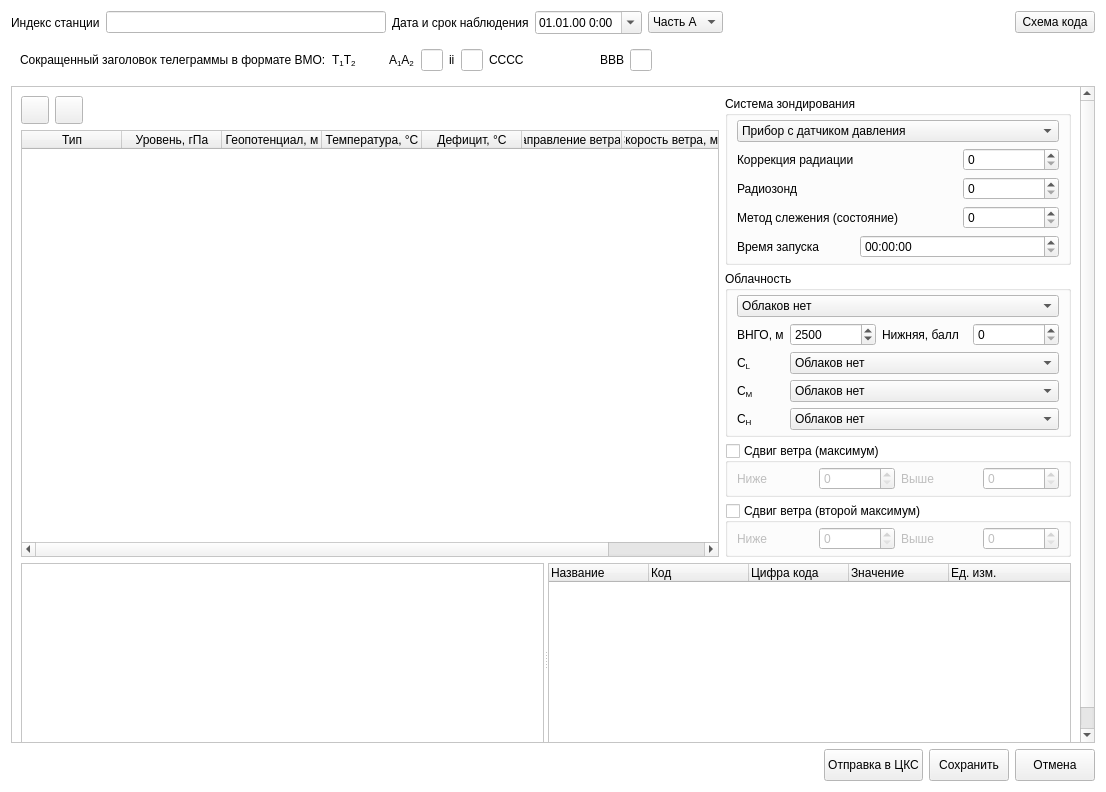
<?xml version="1.0" encoding="UTF-8"?>
<ui version="4.0">
 <class>Kn04</class>
 <widget class="QWidget" name="Kn04">
  <property name="geometry">
   <rect>
    <x>0</x>
    <y>0</y>
    <width>1106</width>
    <height>792</height>
   </rect>
  </property>
  <property name="palette">
   <palette>
    <active>
     <colorrole role="Base">
      <brush brushstyle="SolidPattern">
       <color alpha="255">
        <red>255</red>
        <green>255</green>
        <blue>255</blue>
       </color>
      </brush>
     </colorrole>
     <colorrole role="Window">
      <brush brushstyle="SolidPattern">
       <color alpha="255">
        <red>255</red>
        <green>255</green>
        <blue>255</blue>
       </color>
      </brush>
     </colorrole>
    </active>
    <inactive>
     <colorrole role="Base">
      <brush brushstyle="SolidPattern">
       <color alpha="255">
        <red>255</red>
        <green>255</green>
        <blue>255</blue>
       </color>
      </brush>
     </colorrole>
     <colorrole role="Window">
      <brush brushstyle="SolidPattern">
       <color alpha="255">
        <red>255</red>
        <green>255</green>
        <blue>255</blue>
       </color>
      </brush>
     </colorrole>
    </inactive>
    <disabled>
     <colorrole role="Base">
      <brush brushstyle="SolidPattern">
       <color alpha="255">
        <red>255</red>
        <green>255</green>
        <blue>255</blue>
       </color>
      </brush>
     </colorrole>
     <colorrole role="Window">
      <brush brushstyle="SolidPattern">
       <color alpha="255">
        <red>255</red>
        <green>255</green>
        <blue>255</blue>
       </color>
      </brush>
     </colorrole>
    </disabled>
   </palette>
  </property>
  <property name="windowTitle">
   <string>Создание телеграммы КН-04</string>
  </property>
  <layout class="QGridLayout" name="gridLayout_5">
   <item row="0" column="0">
    <widget class="QLabel" name="label">
     <property name="text">
      <string>Индекс станции</string>
     </property>
    </widget>
   </item>
   <item row="0" column="1">
    <widget class="QLineEdit" name="IIiii"/>
   </item>
   <item row="0" column="2">
    <widget class="QLabel" name="label_27">
     <property name="text">
      <string>Дата и срок наблюдения</string>
     </property>
    </widget>
   </item>
   <item row="0" column="3">
    <widget class="QDateTimeEdit" name="dt">
     <property name="displayFormat">
      <string>dd.MM.yy H:mm</string>
     </property>
     <property name="calendarPopup">
      <bool>true</bool>
     </property>
    </widget>
   </item>
   <item row="0" column="4">
    <widget class="QComboBox" name="part">
     <item>
      <property name="text">
       <string>Часть A</string>
      </property>
     </item>
     <item>
      <property name="text">
       <string>Часть B</string>
      </property>
     </item>
     <item>
      <property name="text">
       <string>Часть C</string>
      </property>
     </item>
     <item>
      <property name="text">
       <string>Часть D</string>
      </property>
     </item>
    </widget>
   </item>
   <item row="0" column="5">
    <spacer name="horizontalSpacer_2">
     <property name="orientation">
      <enum>Qt::Horizontal</enum>
     </property>
     <property name="sizeHint" stdset="0">
      <size>
       <width>384</width>
       <height>20</height>
      </size>
     </property>
    </spacer>
   </item>
   <item row="0" column="6">
    <widget class="QPushButton" name="help">
     <property name="text">
      <string>Схема кода</string>
     </property>
     <property name="checkable">
      <bool>true</bool>
     </property>
    </widget>
   </item>
   <item row="2" column="0" colspan="7">
    <widget class="QScrollArea" name="scrollArea">
     <property name="widgetResizable">
      <bool>true</bool>
     </property>
     <widget class="QWidget" name="scrollAreaWidgetContents">
      <property name="geometry">
       <rect>
        <x>0</x>
        <y>0</y>
        <width>1072</width>
        <height>703</height>
       </rect>
      </property>
      <layout class="QVBoxLayout" name="verticalLayout">
       <item>
        <layout class="QHBoxLayout" name="horizontalLayout_6">
         <item>
          <layout class="QGridLayout" name="gridLayout">
           <item row="0" column="1">
            <widget class="QToolButton" name="removeBtn">
             <property name="minimumSize">
              <size>
               <width>28</width>
               <height>28</height>
              </size>
             </property>
             <property name="maximumSize">
              <size>
               <width>28</width>
               <height>28</height>
              </size>
             </property>
             <property name="toolTip">
              <string>Удалить</string>
             </property>
             <property name="text">
              <string/>
             </property>
             <property name="icon">
              <iconset>
               <normaloff>:/meteo/icons/tools/minus.png</normaloff>:/meteo/icons/tools/minus.png</iconset>
             </property>
            </widget>
           </item>
           <item row="0" column="2">
            <spacer name="horizontalSpacer_3">
             <property name="orientation">
              <enum>Qt::Horizontal</enum>
             </property>
             <property name="sizeHint" stdset="0">
              <size>
               <width>658</width>
               <height>20</height>
              </size>
             </property>
            </spacer>
           </item>
           <item row="0" column="0">
            <widget class="QToolButton" name="addBtn">
             <property name="minimumSize">
              <size>
               <width>28</width>
               <height>28</height>
              </size>
             </property>
             <property name="maximumSize">
              <size>
               <width>28</width>
               <height>28</height>
              </size>
             </property>
             <property name="toolTip">
              <string>Добавить</string>
             </property>
             <property name="text">
              <string/>
             </property>
             <property name="icon">
              <iconset>
               <normaloff>:/meteo/icons/tools/plus.png</normaloff>:/meteo/icons/tools/plus.png</iconset>
             </property>
            </widget>
           </item>
           <item row="1" column="0" colspan="3">
            <widget class="QTableWidget" name="levels">
             <property name="tabKeyNavigation">
              <bool>false</bool>
             </property>
             <property name="selectionMode">
              <enum>QAbstractItemView::NoSelection</enum>
             </property>
             <attribute name="horizontalHeaderStretchLastSection">
              <bool>true</bool>
             </attribute>
             <attribute name="verticalHeaderVisible">
              <bool>false</bool>
             </attribute>
             <attribute name="verticalHeaderDefaultSectionSize">
              <number>25</number>
             </attribute>
             <column>
              <property name="text">
               <string>Тип</string>
              </property>
             </column>
             <column>
              <property name="text">
               <string>Уровень, гПа</string>
              </property>
             </column>
             <column>
              <property name="text">
               <string>Геопотенциал, м</string>
              </property>
             </column>
             <column>
              <property name="text">
               <string>Температура, °C</string>
              </property>
             </column>
             <column>
              <property name="text">
               <string>Дефицит, °C</string>
              </property>
             </column>
             <column>
              <property name="text">
               <string>Направление ветра, °</string>
              </property>
             </column>
             <column>
              <property name="text">
               <string>Скорость ветра, м/с</string>
              </property>
             </column>
            </widget>
           </item>
          </layout>
         </item>
         <item>
          <layout class="QGridLayout" name="gridLayout_4">
           <item row="4" column="0">
            <widget class="QGroupBox" name="shearMode2">
             <property name="title">
              <string>Сдвиг ветра (второй максимум)</string>
             </property>
             <property name="checkable">
              <bool>true</bool>
             </property>
             <property name="checked">
              <bool>false</bool>
             </property>
             <layout class="QHBoxLayout" name="horizontalLayout_3">
              <property name="topMargin">
               <number>4</number>
              </property>
              <property name="bottomMargin">
               <number>4</number>
              </property>
              <item>
               <widget class="QLabel" name="label_8">
                <property name="text">
                 <string>Ниже</string>
                </property>
               </widget>
              </item>
              <item>
               <widget class="QSpinBox" name="vbvb2"/>
              </item>
              <item>
               <widget class="QLabel" name="label_9">
                <property name="text">
                 <string>Выше</string>
                </property>
               </widget>
              </item>
              <item>
               <widget class="QSpinBox" name="vava2"/>
              </item>
             </layout>
            </widget>
           </item>
           <item row="2" column="0">
            <widget class="QGroupBox" name="cloudsGroup">
             <property name="enabled">
              <bool>true</bool>
             </property>
             <property name="sizePolicy">
              <sizepolicy hsizetype="Maximum" vsizetype="Preferred">
               <horstretch>0</horstretch>
               <verstretch>0</verstretch>
              </sizepolicy>
             </property>
             <property name="palette">
              <palette>
               <active>
                <colorrole role="Base">
                 <brush brushstyle="SolidPattern">
                  <color alpha="255">
                   <red>255</red>
                   <green>255</green>
                   <blue>255</blue>
                  </color>
                 </brush>
                </colorrole>
                <colorrole role="Window">
                 <brush brushstyle="SolidPattern">
                  <color alpha="255">
                   <red>255</red>
                   <green>255</green>
                   <blue>255</blue>
                  </color>
                 </brush>
                </colorrole>
               </active>
               <inactive>
                <colorrole role="Base">
                 <brush brushstyle="SolidPattern">
                  <color alpha="255">
                   <red>255</red>
                   <green>255</green>
                   <blue>255</blue>
                  </color>
                 </brush>
                </colorrole>
                <colorrole role="Window">
                 <brush brushstyle="SolidPattern">
                  <color alpha="255">
                   <red>255</red>
                   <green>255</green>
                   <blue>255</blue>
                  </color>
                 </brush>
                </colorrole>
               </inactive>
               <disabled>
                <colorrole role="Base">
                 <brush brushstyle="SolidPattern">
                  <color alpha="255">
                   <red>255</red>
                   <green>255</green>
                   <blue>255</blue>
                  </color>
                 </brush>
                </colorrole>
                <colorrole role="Window">
                 <brush brushstyle="SolidPattern">
                  <color alpha="255">
                   <red>255</red>
                   <green>255</green>
                   <blue>255</blue>
                  </color>
                 </brush>
                </colorrole>
               </disabled>
              </palette>
             </property>
             <property name="title">
              <string>Облачность</string>
             </property>
             <layout class="QGridLayout" name="gridLayout_3">
              <property name="topMargin">
               <number>4</number>
              </property>
              <property name="bottomMargin">
               <number>4</number>
              </property>
              <item row="3" column="1" colspan="3">
               <widget class="QComboBox" name="CM">
                <item>
                 <property name="text">
                  <string>Облаков нет</string>
                 </property>
                </item>
                <item>
                 <property name="text">
                  <string>As просвечивающие</string>
                 </property>
                </item>
                <item>
                 <property name="text">
                  <string>As не просвечивающие или Ns</string>
                 </property>
                </item>
                <item>
                 <property name="text">
                  <string>As просвечивающие не изменяющиеся</string>
                 </property>
                </item>
                <item>
                 <property name="text">
                  <string>As чечевицеобразные</string>
                 </property>
                </item>
                <item>
                 <property name="text">
                  <string>As распространяющиеся по небу</string>
                 </property>
                </item>
                <item>
                 <property name="text">
                  <string>As из Cu или Cb</string>
                 </property>
                </item>
                <item>
                 <property name="text">
                  <string>Ac вместе с As или без них</string>
                 </property>
                </item>
                <item>
                 <property name="text">
                  <string>Ac башенками или хлопьями</string>
                 </property>
                </item>
                <item>
                 <property name="text">
                  <string>Ac при хаотическом виде неба</string>
                 </property>
                </item>
                <item>
                 <property name="text">
                  <string>Не определены</string>
                 </property>
                </item>
               </widget>
              </item>
              <item row="1" column="3">
               <widget class="QSpinBox" name="Nh">
                <property name="suffix">
                 <string/>
                </property>
                <property name="maximum">
                 <number>10</number>
                </property>
               </widget>
              </item>
              <item row="3" column="0">
               <widget class="QLabel" name="label_17">
                <property name="sizePolicy">
                 <sizepolicy hsizetype="Maximum" vsizetype="Preferred">
                  <horstretch>0</horstretch>
                  <verstretch>0</verstretch>
                 </sizepolicy>
                </property>
                <property name="text">
                 <string>&lt;html&gt;&lt;head/&gt;&lt;body&gt;&lt;p&gt;C&lt;span style=&quot; vertical-align:sub;&quot;&gt;M&lt;/span&gt;&lt;/p&gt;&lt;/body&gt;&lt;/html&gt;</string>
                </property>
               </widget>
              </item>
              <item row="1" column="0">
               <widget class="QLabel" name="label_14">
                <property name="text">
                 <string>ВНГО, м</string>
                </property>
               </widget>
              </item>
              <item row="2" column="1" colspan="3">
               <widget class="QComboBox" name="CL">
                <item>
                 <property name="text">
                  <string>Облаков нет</string>
                 </property>
                </item>
                <item>
                 <property name="text">
                  <string>Cu плоские</string>
                 </property>
                </item>
                <item>
                 <property name="text">
                  <string>Cu средние или мощные</string>
                 </property>
                </item>
                <item>
                 <property name="text">
                  <string>Cb лысые</string>
                 </property>
                </item>
                <item>
                 <property name="text">
                  <string>Sc из Cu или Cb</string>
                 </property>
                </item>
                <item>
                 <property name="text">
                  <string>Sc не из Cu или Cb</string>
                 </property>
                </item>
                <item>
                 <property name="text">
                  <string>St (кроме St плохой погоды)</string>
                 </property>
                </item>
                <item>
                 <property name="text">
                  <string>St fr. или Cu fr плохой погоды</string>
                 </property>
                </item>
                <item>
                 <property name="text">
                  <string>Cu и Sc не из Cu или Cb</string>
                 </property>
                </item>
                <item>
                 <property name="text">
                  <string>Cb волосатые</string>
                 </property>
                </item>
                <item>
                 <property name="text">
                  <string>Не определены</string>
                 </property>
                </item>
               </widget>
              </item>
              <item row="0" column="0" colspan="4">
               <widget class="QComboBox" name="cloudMode">
                <item>
                 <property name="text">
                  <string>Облаков нет</string>
                 </property>
                </item>
                <item>
                 <property name="text">
                  <string>Небо не видно из-за метеорологических явлений</string>
                 </property>
                </item>
                <item>
                 <property name="text">
                  <string>Небо не видно по иным причинам</string>
                 </property>
                </item>
                <item>
                 <property name="text">
                  <string>Наблюдения не проводились</string>
                 </property>
                </item>
                <item>
                 <property name="text">
                  <string>Задать параметры</string>
                 </property>
                </item>
               </widget>
              </item>
              <item row="1" column="1">
               <widget class="QSpinBox" name="h">
                <property name="maximum">
                 <number>9999</number>
                </property>
                <property name="value">
                 <number>2500</number>
                </property>
               </widget>
              </item>
              <item row="4" column="0">
               <widget class="QLabel" name="label_18">
                <property name="sizePolicy">
                 <sizepolicy hsizetype="Maximum" vsizetype="Preferred">
                  <horstretch>0</horstretch>
                  <verstretch>0</verstretch>
                 </sizepolicy>
                </property>
                <property name="text">
                 <string>&lt;html&gt;&lt;head/&gt;&lt;body&gt;&lt;p&gt;C&lt;span style=&quot; vertical-align:sub;&quot;&gt;H&lt;/span&gt;&lt;/p&gt;&lt;/body&gt;&lt;/html&gt;</string>
                </property>
               </widget>
              </item>
              <item row="2" column="0">
               <widget class="QLabel" name="label_16">
                <property name="sizePolicy">
                 <sizepolicy hsizetype="Maximum" vsizetype="Preferred">
                  <horstretch>0</horstretch>
                  <verstretch>0</verstretch>
                 </sizepolicy>
                </property>
                <property name="text">
                 <string>&lt;html&gt;&lt;head/&gt;&lt;body&gt;&lt;p&gt;C&lt;span style=&quot; vertical-align:sub;&quot;&gt;L&lt;/span&gt;&lt;/p&gt;&lt;/body&gt;&lt;/html&gt;</string>
                </property>
               </widget>
              </item>
              <item row="1" column="2">
               <widget class="QLabel" name="label_10">
                <property name="text">
                 <string>Нижняя, балл</string>
                </property>
               </widget>
              </item>
              <item row="4" column="1" colspan="3">
               <widget class="QComboBox" name="CH">
                <item>
                 <property name="text">
                  <string>Облаков нет</string>
                 </property>
                </item>
                <item>
                 <property name="text">
                  <string>Ci волокнистые не распр. по небу</string>
                 </property>
                </item>
                <item>
                 <property name="text">
                  <string>Ci плотные или хлопьевидные</string>
                 </property>
                </item>
                <item>
                 <property name="text">
                  <string>Ci плотные из Cb</string>
                 </property>
                </item>
                <item>
                 <property name="text">
                  <string>Ci волокнистые распр. по небу</string>
                 </property>
                </item>
                <item>
                 <property name="text">
                  <string>Cs (иногда Ci) надвигающиеся (ниже 45°)</string>
                 </property>
                </item>
                <item>
                 <property name="text">
                  <string>Cs (иногда Ci) надвигающиеся (выше 45°)</string>
                 </property>
                </item>
                <item>
                 <property name="text">
                  <string>Cs покрывающие все небо</string>
                 </property>
                </item>
                <item>
                 <property name="text">
                  <string>Cs не распр. по небу</string>
                 </property>
                </item>
                <item>
                 <property name="text">
                  <string>Cc</string>
                 </property>
                </item>
                <item>
                 <property name="text">
                  <string>Не определены</string>
                 </property>
                </item>
               </widget>
              </item>
             </layout>
            </widget>
           </item>
           <item row="3" column="0">
            <widget class="QGroupBox" name="shearMode">
             <property name="title">
              <string>Сдвиг ветра (максимум)</string>
             </property>
             <property name="checkable">
              <bool>true</bool>
             </property>
             <property name="checked">
              <bool>false</bool>
             </property>
             <layout class="QHBoxLayout" name="horizontalLayout_2">
              <property name="topMargin">
               <number>4</number>
              </property>
              <property name="bottomMargin">
               <number>4</number>
              </property>
              <item>
               <widget class="QLabel" name="label_2">
                <property name="text">
                 <string>Ниже</string>
                </property>
               </widget>
              </item>
              <item>
               <widget class="QSpinBox" name="vbvb"/>
              </item>
              <item>
               <widget class="QLabel" name="label_3">
                <property name="text">
                 <string>Выше</string>
                </property>
               </widget>
              </item>
              <item>
               <widget class="QSpinBox" name="vava"/>
              </item>
             </layout>
             <zorder>label_2</zorder>
             <zorder>label_3</zorder>
             <zorder>vbvb</zorder>
             <zorder>vava</zorder>
            </widget>
           </item>
           <item row="1" column="0">
            <widget class="QGroupBox" name="groupBox_2">
             <property name="title">
              <string>Система зондирования</string>
             </property>
             <layout class="QGridLayout" name="gridLayout_2">
              <property name="topMargin">
               <number>4</number>
              </property>
              <property name="bottomMargin">
               <number>4</number>
              </property>
              <item row="3" column="3">
               <widget class="QSpinBox" name="sasa"/>
              </item>
              <item row="5" column="2" colspan="2">
               <widget class="QTimeEdit" name="GGgg"/>
              </item>
              <item row="1" column="1">
               <widget class="QLabel" name="label_4">
                <property name="text">
                 <string>Коррекция радиации</string>
                </property>
               </widget>
              </item>
              <item row="5" column="1">
               <widget class="QLabel" name="label_7">
                <property name="text">
                 <string>Время запуска</string>
                </property>
               </widget>
              </item>
              <item row="2" column="1">
               <widget class="QLabel" name="label_5">
                <property name="text">
                 <string>Радиозонд</string>
                </property>
               </widget>
              </item>
              <item row="1" column="3">
               <widget class="QSpinBox" name="sr"/>
              </item>
              <item row="2" column="3">
               <widget class="QSpinBox" name="rara"/>
              </item>
              <item row="3" column="1" colspan="2">
               <widget class="QLabel" name="label_6">
                <property name="text">
                 <string>Метод слежения (состояние)</string>
                </property>
               </widget>
              </item>
              <item row="0" column="1" colspan="3">
               <widget class="QComboBox" name="a4">
                <item>
                 <property name="text">
                  <string>Прибор с датчиком давления</string>
                 </property>
                </item>
                <item>
                 <property name="text">
                  <string>Оптический теодолит</string>
                 </property>
                </item>
                <item>
                 <property name="text">
                  <string>Радиотеодолит</string>
                 </property>
                </item>
                <item>
                 <property name="text">
                  <string>Радиолокатор</string>
                 </property>
                </item>
                <item>
                 <property name="text">
                  <string>Прибор, в котором датчик давления отказал</string>
                 </property>
                </item>
                <item>
                 <property name="text">
                  <string>VLF-Omega</string>
                 </property>
                </item>
                <item>
                 <property name="text">
                  <string>Loran-C</string>
                 </property>
                </item>
                <item>
                 <property name="text">
                  <string>Профилометр ветра</string>
                 </property>
                </item>
                <item>
                 <property name="text">
                  <string>Спутниковая навигация</string>
                 </property>
                </item>
                <item>
                 <property name="text">
                  <string>Зарезервировано</string>
                 </property>
                </item>
               </widget>
              </item>
             </layout>
            </widget>
           </item>
          </layout>
         </item>
        </layout>
       </item>
       <item>
        <widget class="QSplitter" name="splitter">
         <property name="sizePolicy">
          <sizepolicy hsizetype="Expanding" vsizetype="Expanding">
           <horstretch>0</horstretch>
           <verstretch>0</verstretch>
          </sizepolicy>
         </property>
         <property name="orientation">
          <enum>Qt::Horizontal</enum>
         </property>
         <widget class="QTextEdit" name="codeView">
          <property name="readOnly">
           <bool>true</bool>
          </property>
         </widget>
         <widget class="QTreeWidget" name="decodeView">
          <property name="sizePolicy">
           <sizepolicy hsizetype="Expanding" vsizetype="MinimumExpanding">
            <horstretch>0</horstretch>
            <verstretch>0</verstretch>
           </sizepolicy>
          </property>
          <column>
           <property name="text">
            <string>Название</string>
           </property>
          </column>
          <column>
           <property name="text">
            <string>Код</string>
           </property>
          </column>
          <column>
           <property name="text">
            <string>Цифра кода</string>
           </property>
          </column>
          <column>
           <property name="text">
            <string>Значение</string>
           </property>
          </column>
          <column>
           <property name="text">
            <string>Ед. изм.</string>
           </property>
          </column>
         </widget>
        </widget>
       </item>
      </layout>
      <zorder>splitter</zorder>
      <zorder></zorder>
     </widget>
    </widget>
   </item>
   <item row="3" column="0" colspan="7">
    <layout class="QHBoxLayout" name="horizontalLayout">
     <item>
      <spacer name="horizontalSpacer">
       <property name="orientation">
        <enum>Qt::Horizontal</enum>
       </property>
       <property name="sizeHint" stdset="0">
        <size>
         <width>40</width>
         <height>20</height>
        </size>
       </property>
      </spacer>
     </item>
     <item>
      <widget class="QPushButton" name="sendInMsg">
       <property name="minimumSize">
        <size>
         <width>0</width>
         <height>32</height>
        </size>
       </property>
       <property name="text">
        <string>Отправка в ЦКС</string>
       </property>
      </widget>
     </item>
     <item>
      <widget class="QPushButton" name="accept">
       <property name="minimumSize">
        <size>
         <width>0</width>
         <height>32</height>
        </size>
       </property>
       <property name="text">
        <string>Сохранить</string>
       </property>
      </widget>
     </item>
     <item>
      <widget class="QPushButton" name="cancel">
       <property name="minimumSize">
        <size>
         <width>0</width>
         <height>32</height>
        </size>
       </property>
       <property name="text">
        <string>Отмена</string>
       </property>
      </widget>
     </item>
    </layout>
   </item>
   <item row="1" column="0" colspan="7">
    <widget class="QFrame" name="frame_4">
     <layout class="QHBoxLayout" name="horizontalLayout_4">
      <item>
       <widget class="QLabel" name="label_42">
        <property name="text">
         <string>Сокращенный заголовок телеграммы в формате ВМО:</string>
        </property>
       </widget>
      </item>
      <item>
       <widget class="QLabel" name="label_11">
        <property name="text">
         <string>&lt;html&gt;&lt;head/&gt;&lt;body&gt;&lt;p&gt;T&lt;span style=&quot; vertical-align:sub;&quot;&gt;1&lt;/span&gt;T&lt;span style=&quot; vertical-align:sub;&quot;&gt;2&lt;/span&gt;&lt;/p&gt;&lt;/body&gt;&lt;/html&gt;</string>
        </property>
       </widget>
      </item>
      <item>
       <widget class="QLineEdit" name="T1T2">
        <property name="sizePolicy">
         <sizepolicy hsizetype="Maximum" vsizetype="Fixed">
          <horstretch>0</horstretch>
          <verstretch>0</verstretch>
         </sizepolicy>
        </property>
        <property name="frame">
         <bool>false</bool>
        </property>
        <property name="readOnly">
         <bool>true</bool>
        </property>
       </widget>
      </item>
      <item>
       <widget class="QLabel" name="label_12">
        <property name="text">
         <string>&lt;html&gt;&lt;head/&gt;&lt;body&gt;&lt;p&gt;A&lt;span style=&quot; vertical-align:sub;&quot;&gt;1&lt;/span&gt;A&lt;span style=&quot; vertical-align:sub;&quot;&gt;2&lt;/span&gt;&lt;/p&gt;&lt;/body&gt;&lt;/html&gt;</string>
        </property>
       </widget>
      </item>
      <item>
       <widget class="QLineEdit" name="A1A2">
        <property name="sizePolicy">
         <sizepolicy hsizetype="Preferred" vsizetype="Fixed">
          <horstretch>0</horstretch>
          <verstretch>0</verstretch>
         </sizepolicy>
        </property>
       </widget>
      </item>
      <item>
       <widget class="QLabel" name="label_24">
        <property name="text">
         <string>ii</string>
        </property>
       </widget>
      </item>
      <item>
       <widget class="QLineEdit" name="ii">
        <property name="sizePolicy">
         <sizepolicy hsizetype="Preferred" vsizetype="Fixed">
          <horstretch>0</horstretch>
          <verstretch>0</verstretch>
         </sizepolicy>
        </property>
        <property name="text">
         <string/>
        </property>
       </widget>
      </item>
      <item>
       <widget class="QLabel" name="label_37">
        <property name="text">
         <string>CCCC</string>
        </property>
       </widget>
      </item>
      <item>
       <widget class="QLineEdit" name="CCCC">
        <property name="sizePolicy">
         <sizepolicy hsizetype="Preferred" vsizetype="Fixed">
          <horstretch>0</horstretch>
          <verstretch>0</verstretch>
         </sizepolicy>
        </property>
        <property name="minimumSize">
         <size>
          <width>64</width>
          <height>0</height>
         </size>
        </property>
        <property name="frame">
         <bool>false</bool>
        </property>
        <property name="readOnly">
         <bool>true</bool>
        </property>
       </widget>
      </item>
      <item>
       <widget class="QLabel" name="label_40">
        <property name="text">
         <string>BBB</string>
        </property>
       </widget>
      </item>
      <item>
       <widget class="QLineEdit" name="BBB">
        <property name="sizePolicy">
         <sizepolicy hsizetype="Preferred" vsizetype="Fixed">
          <horstretch>0</horstretch>
          <verstretch>0</verstretch>
         </sizepolicy>
        </property>
       </widget>
      </item>
      <item>
       <spacer name="horizontalSpacer_4">
        <property name="orientation">
         <enum>Qt::Horizontal</enum>
        </property>
        <property name="sizeHint" stdset="0">
         <size>
          <width>612</width>
          <height>17</height>
         </size>
        </property>
       </spacer>
      </item>
     </layout>
    </widget>
   </item>
  </layout>
 </widget>
 <resources/>
 <connections/>
</ui>
